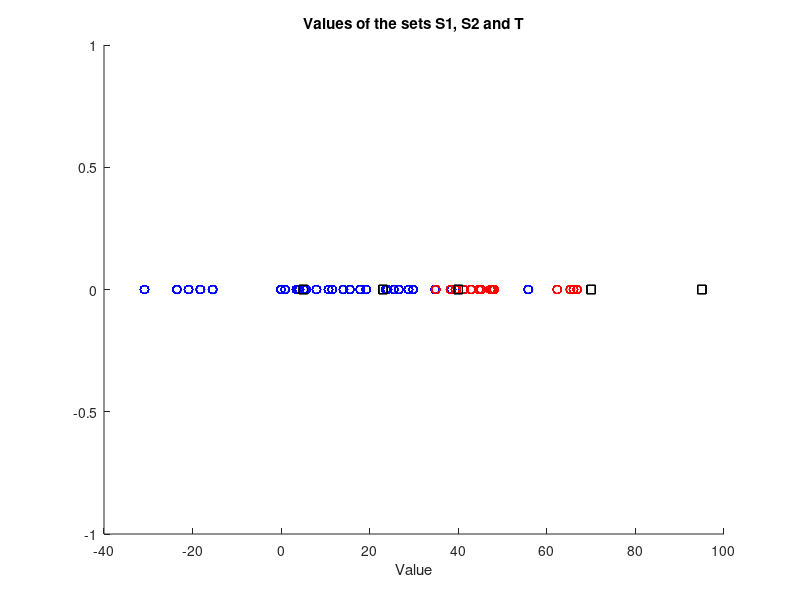
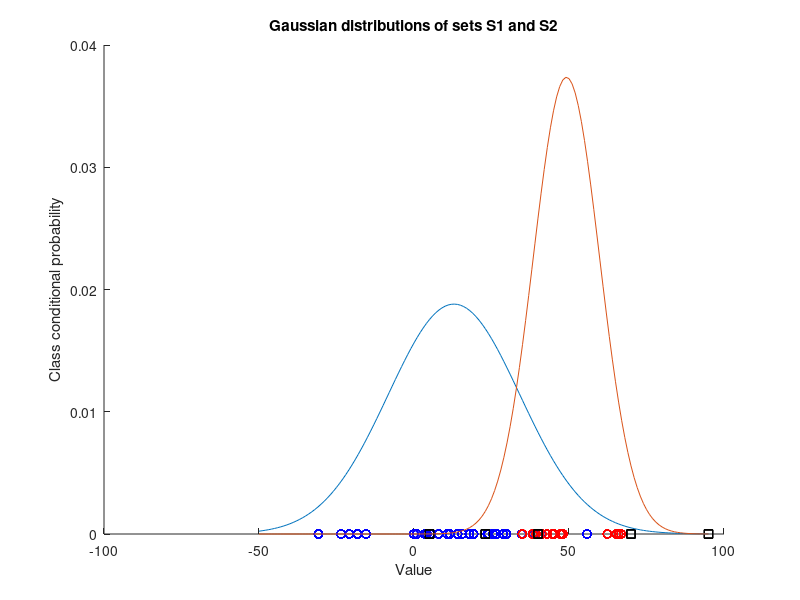
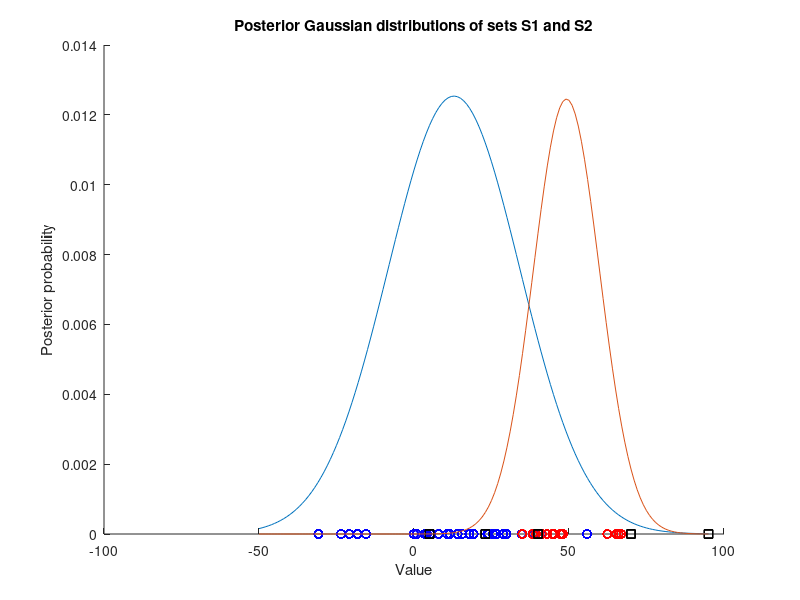
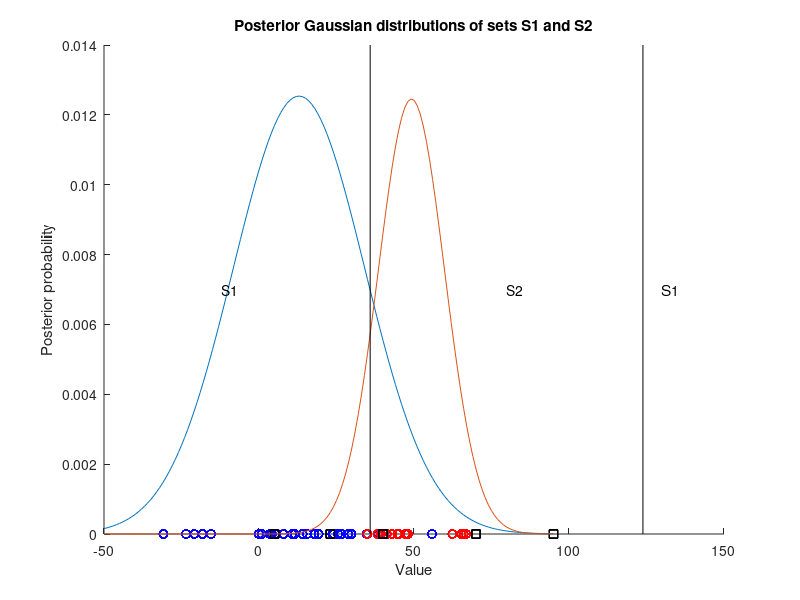

Write MATLAB code to recreate these figures, in order.
function lab3()
%assignment1(); %add answer to question 2
assignment2();
end

function assignment1()
    load('lab3_1.mat');
    posterior_salmon = [];
    posterior_seabass = [];
    for i = 1:length(p_salmon)
        posterior_salmon(i) = (p_salmon(i) * 1/4)/(p_salmon(i)*1/4 + p_seabass(i)*3/4);
        posterior_seabass(i) = (p_seabass(i) * 3/4)/(p_salmon(i)*1/4 + p_seabass(i)*3/4);
    end
    figure(1); hold on;
    plot(l,posterior_salmon,'r');
    plot(l,posterior_seabass,'b');
    plot([8,8],[0,1],'k');
    plot([20,20],[0,1],'k');
    xlabel('Length in cm of the fish');
    ylabel('Posterior probability');
    legend({'Salmon','Seabass'},'Location','northwest');
    title('Posterior probability of salmons and sea basses based on their length')
    hold off;
end

function assignment2()
    load('normdist.mat');
    figure(1); hold on;
    plot(S1,zeros(length(S1)),'bo');
    plot(S2,zeros(length(S2)),'ro');
    plot(T,zeros(length(T)),'ks');
    title('Values of the sets S1, S2 and T')
    xlabel('Value');
    hold off;
    
    mean_s1 = mean(S1);
    mean_s2 = mean(S2);
    std_s1 = std(S1);
    std_s2 = std(S2);
    
    norm_s1 = normpdf(-50:95,mean_s1,std_s1);
    norm_s2 = normpdf(-50:95,mean_s2,std_s2);
    figure(2); hold on;
        plot(S1,zeros(length(S1)),'bo');
        plot(S2,zeros(length(S2)),'ro');
        plot(T,zeros(length(T)),'ks');
        plot(-50:95,norm_s1);
        plot(-50:95,norm_s2);
        title('Gaussian distributions of sets S1 and S2')
        ylabel('Class conditional probability');
        xlabel('Value');
    hold off;
    
    prior_s1 = length(S1)/(length(S1)+length(S2));
    prior_s2 = length(S2)/(length(S1)+length(S2));
    
    post_prob_s1 = prior_s1 * norm_s1;
    post_prob_s2 = prior_s2 * norm_s2;
    
    figure(3); hold on;
        plot(S1,zeros(length(S1)),'bo');
        plot(S2,zeros(length(S2)),'ro');
        plot(T,zeros(length(T)),'ks');
        plot(-50:95,post_prob_s1);
        plot(-50:95,post_prob_s2);
        title('Posterior Gaussian distributions of sets S1 and S2')
        ylabel('Posterior probability');
        xlabel('Value');
    hold off;
    
    figure(4); hold on;
        plot(S1,zeros(length(S1)),'bo');
        plot(S2,zeros(length(S2)),'ro');
        plot(T,zeros(length(T)),'ks');
        plot(-50:95,post_prob_s1);
        plot(-50:95,post_prob_s2);
        treshold1 = 35.8596;
        treshold2 = 123.847;
        plot([treshold1 treshold1],[0 0.014],'k');
        plot([treshold2 treshold2],[0 0.014],'k');
        text(-60+((treshold1+60)/2), 0.007, 'S1');
        text(treshold1+((treshold2-treshold1)/2), 0.007, 'S2');
        text(130, 0.007, 'S1');
        title('Posterior Gaussian distributions of sets S1 and S2')
        ylabel('Posterior probability');
        xlabel('Value');
    hold off;
    errorS1 = (1 - sum(S1<treshold1)/length(S1))
    errorS2 = sum(S2<treshold1)/length(S2)
end